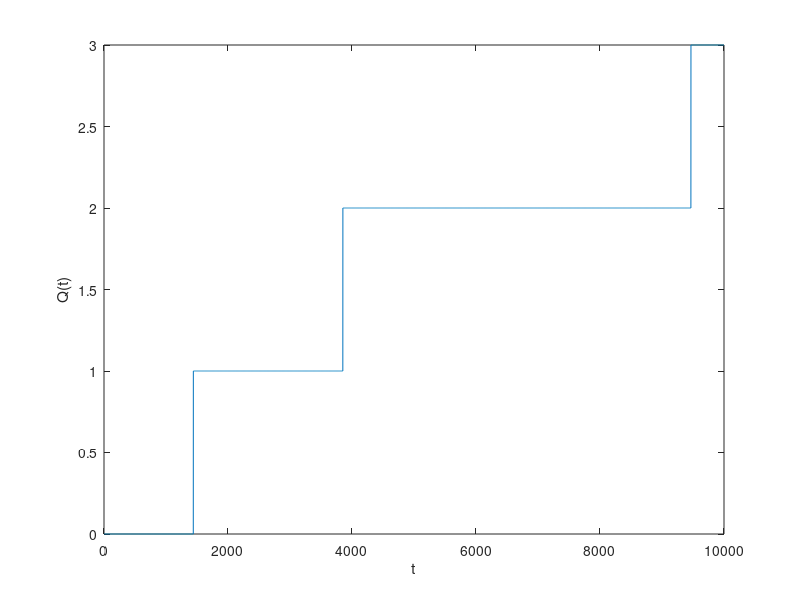

Source code (MATLAB):
%% [3] Proceso aleatorio de Poisson
N = 10000; % Cantidad de funciones muestra
T = 1000; % Longitud de tiempo

%% Item A
Qa = zeros(N,1);
for i=2:N
   xa = rand;
   ya = log(1/(1-xa));
   if (ya > 7.5)
       Qa(i) = Qa(i-1) + 1;
   else
       Qa(i) = Qa(i-1);
   end
end
z = 1:1:N;
figure;
plot(z,Qa);
xlabel('t');
ylabel('Q(t)');
print('Q','-dpng','-r600');